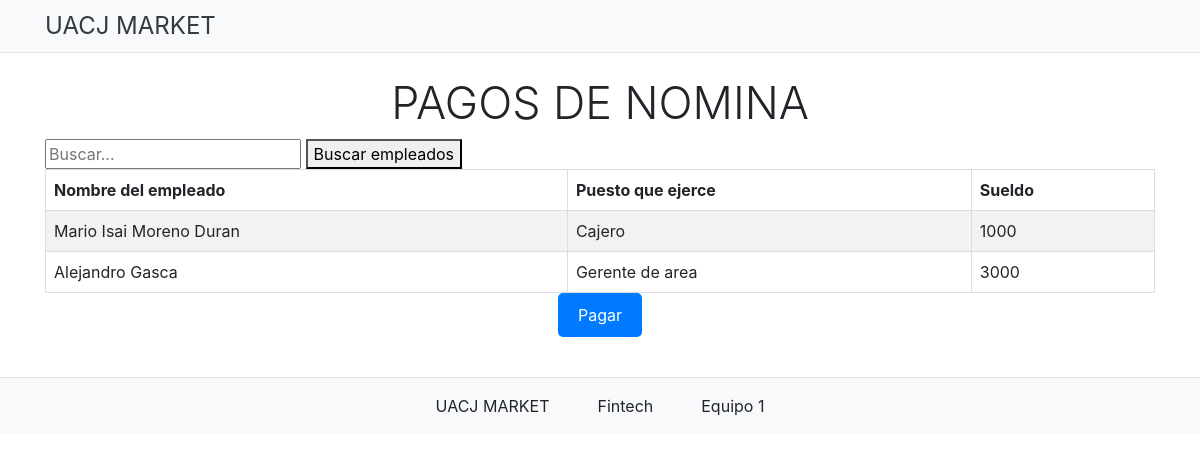
Screenshot of /nomina/ with the database file from the repository.
### sitio/models.py (models this page shows, shortened)
class empleados(models.Model):
    Nombre= models.CharField(max_length=50)
    puesto=models.CharField(max_length=50)
    sueldo=models.IntegerField()

### sitio/views.py (the view)
# urls.py: path('nomina/', views.nomina, name="nomina"),
def nomina(request):
    datos = empleados.objects.all()
    query=request.GET.get("buscar")
    if query:
        datos=empleados.objects.filter(
            Q(Nombre__icontains=query)|
            Q(puesto__icontains=query)|
            Q(sueldo__icontains=query)
        ).distinct()
    return render(request, 'sitio/nominas/nomina.html',{'datos': datos})

### sitio/templates/sitio/nominas/nomina.html (shortened to what this page needs)
{% extends 'registration/layout.html' %} {% block content %}
<div class="row">
    <div class="col-12 mb-3">
        <h1 class="text-uppercase text-center display-4 title-form-register">PAGOS DE NOMINA</h1>
        <form method="GET">
            <input type="text" name="buscar" placeholder="Buscar..." value="{{ request.GET.buscar }}">
            <button type="submit">Buscar empleados</button>
        </form>
        <table>
            <tr>
                <th>Nombre del empleado</th>
                <th>Puesto que ejerce</th>
                <th>Sueldo</th>
            </tr>
            {% for dato in datos %}
            <tr>
                <td>{{ dato.Nombre }}</td>
                <td>{{ dato.puesto }}</td>
                <td>{{dato.sueldo}}</td>
            </tr>
            {% endfor %}
        </table>
        <button class="custom-button">Pagar</button>
    </div>
</div>
{% endblock %}

### sitio/static/sitio/style.css (style rules this page uses)
.title-form-register { font-size: 2.8em; }

### sitio/templates/sitio/nominas/nomina.html (style rules this page uses)
table { border-collapse: collapse; width: 100%; }
th, td { border: 1px solid #dddddd; text-align: left; padding: 8px; }
tr:nth-child(even) { background-color: #f2f2f2; }
.custom-button { background-color: #007bff; color: white; border: none; padding: 10px 20px; border-radius: 5px; cursor: pointer; display: block; margin: 0 auto; }

### rows the page displays
empleados: Nombre "Mario Isai Moreno Duran", puesto "Cajero", sueldo "1000"
empleados: Nombre "Alejandro Gasca", puesto "Gerente de area", sueldo "3000"
